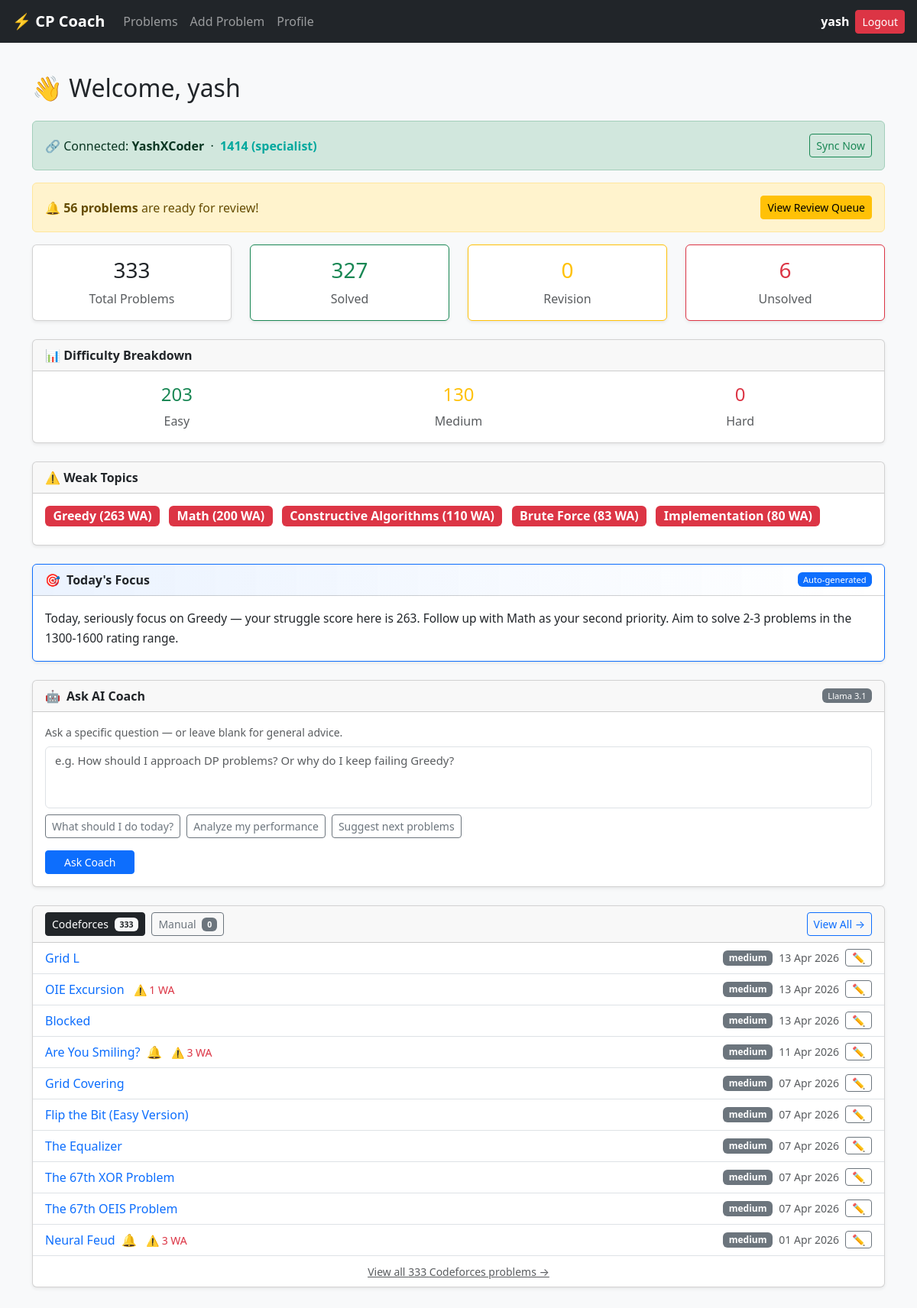
The app's page / (signed in) with its own data.
### core/models.py (models this page shows, shortened)
class UserProfile(models.Model):
    user = models.OneToOneField(User, on_delete=models.CASCADE, related_name='profile')
    cf_handle = models.CharField(max_length=100, blank=True)
    last_synced = models.DateTimeField(null=True, blank=True)
    last_cf_submission_id = models.BigIntegerField(null=True, blank=True)
    cf_rating = models.IntegerField(null=True, blank=True)
    cf_rank = models.CharField(max_length=50, blank=True)

class Topic(models.Model):
    name = models.CharField(max_length=100, unique=True)

class UserProblem(models.Model):
    STATUS_CHOICES = [
        ('unsolved', 'Unsolved'),
        ('solved', 'Solved'),
        ('revision', 'Revision'),
    ]
    user = models.ForeignKey(User, on_delete=models.CASCADE, related_name='user_problems')
    problem = models.ForeignKey(Problem, on_delete=models.CASCADE)
    status = models.CharField(max_length=20, choices=STATUS_CHOICES, default='unsolved')
    is_favorite = models.BooleanField(default=False)
    wrong_attempts = models.IntegerField(default=0)
    last_practiced = models.DateTimeField(null=True, blank=True)
    notes = models.TextField(blank=True)
    review_priority = models.IntegerField(default=0)
    class Meta:
        unique_together = ('user', 'problem')

class Problem(models.Model):
    title = models.CharField(max_length=255)
    platform = models.ForeignKey(Platform, on_delete=models.CASCADE)
    problem_code = models.CharField(max_length=100)
    DIFFICULTY_CHOICES = [
    ('easy', 'Easy'),
    ('medium', 'Medium'),
    ('hard', 'Hard'),
    ]
    difficulty = models.CharField(
        max_length=20,
        choices=DIFFICULTY_CHOICES
    )
    rating = models.IntegerField(null=True, blank=True)
    link = models.URLField()
    topics = models.ManyToManyField(Topic, related_name='problems')
    created_at = models.DateTimeField(auto_now_add=True)
    class Meta:
        unique_together = ('platform', 'problem_code')

### core/views/dashboard.py (the view)
# urls.py: path('', views.dashboard, name='dashboard'),
@login_required
def dashboard(request):
    user_problems = UserProblem.objects.filter(user=request.user)\
        .select_related('problem', 'problem__platform')\
        .prefetch_related('problem__topics')
    total = user_problems.count()
    solved = user_problems.filter(status='solved').count()
    revision = user_problems.filter(status='revision').count()
    unsolved = user_problems.filter(status='unsolved').count()
    easy = user_problems.filter(problem__difficulty='easy').count()
    medium = user_problems.filter(problem__difficulty='medium').count()
    hard = user_problems.filter(problem__difficulty='hard').count()
    weak_topics = get_weak_topics(user_problems)
    today_focus = get_rule_based_suggestion(weak_topics)  # rule-based, free
    recent = user_problems.order_by('-last_practiced')[:10]
    bell_count = user_problems.filter(review_priority__gt=50).count()
    profile = request.user.profile
    has_cf_handle = bool(profile.cf_handle)
    default_tab = 'cf' if has_cf_handle else 'manual'
    active_tab = request.GET.get('tab', default_tab)
    cf_problems = user_problems\
        .exclude(problem__platform__slug='manual')\
        .order_by('-last_practiced')[:10]
    manual_problems = user_problems\
        .filter(problem__platform__slug='manual')\
        .order_by('-last_practiced')
    cf_count = user_problems.exclude(problem__platform__slug='manual').count()
    manual_count = user_problems.filter(problem__platform__slug='manual').count()
    cf_color = get_cf_color(profile.cf_rank) if profile.cf_rank else None
    return render(request, 'core/dashboard.html', {
        'total': total,
        'solved': solved,
        'revision': revision,
        'unsolved': unsolved,
        'easy': easy,
        'medium': medium,
        'hard': hard,
        'weak_topics': weak_topics,
        'recent': recent,
        'bell_count': bell_count,
        'has_cf_handle': has_cf_handle,
        'profile': profile,
        'active_tab': active_tab,
        'cf_problems': cf_problems,
        'manual_problems': manual_problems,
        'cf_count': cf_count,
        'manual_count': manual_count,
        'cf_color': cf_color,
        'today_focus': today_focus,
    })

### core/cf_api.py (called while the page is built)
def get_cf_color(rank):
    if not rank:
        return "#000000"
    rank = rank.lower()
    if "legendary" in rank:
        return "#FF0000"
    elif "international" in rank and "grandmaster" in rank:
        return "#FF0000"
    elif "grandmaster" in rank:
        return "#FF0000"
    elif "international" in rank and "master" in rank:
        return "#FF8C00"
    elif "master" in rank:
        return "#FF8C00"
    elif "candidate" in rank:
        return "#AA00AA"
    elif "expert" in rank:
        return "#0000FF"
    elif "specialist" in rank:
        return "#03A89E"
    elif "pupil" in rank:
        return "#008000"
    else:
        return "#808080"  # newbie

### core/utils/ai_coach.py (called while the page is built)
def get_rule_based_suggestion(weak_topics):
    if not weak_topics:
        return None
    top = weak_topics[0]
    topic_name = top[0]
    score = top[1]
    second_line = ""
    if len(weak_topics) >= 2:
        second_line = f" Follow up with {weak_topics[1][0]} as your second priority."
    if score >= 10:
        intensity = "seriously focus on"
    elif score >= 5:
        intensity = "practice"
    else:
        intensity = "revisit"
    return (
        f"Today, {intensity} {topic_name} — your struggle score here is {score}."
        f"{second_line} "
        f"Aim to solve 2-3 problems in the 1300-1600 rating range."
    )

### core/utils/topics.py (called while the page is built)
def get_weak_topics(user_problems):
    topic_wrong_attempts = defaultdict(int)
    topic_problem_count = defaultdict(int)
    for up in user_problems.filter(status__in=['solved', 'revision']):
        for topic in up.problem.topics.all():
            topic_problem_count[topic.name] += 1
            topic_wrong_attempts[topic.name] += up.wrong_attempts
    weak = {
        topic: score
        for topic, score in topic_wrong_attempts.items()
        if topic_problem_count[topic] >= 2 and score > 0
    }
    return sorted(weak.items(), key=lambda x: x[1], reverse=True)[:5]

### core/templates/core/dashboard.html (shortened to what this page needs)
{% extends "base.html" %}
{% block content %}
<div class="container mt-4">
  <h2 class="mb-4">👋 Welcome, {{ user.username }}</h2>
  {% if has_cf_handle %}
    <div class="alert alert-success d-flex justify-content-between align-items-center">
      <span>🔗 Connected: <strong>{{ profile.cf_handle }}</strong>
        {% if profile.cf_rating %}
          &nbsp;·&nbsp;
          <strong style="color: {{ cf_color }}">
            {{ profile.cf_rating }} ({{ profile.cf_rank }})
          </strong>
        {% endif %}
      </span>
      <a href="{% url 'profile' %}" class="btn btn-sm btn-outline-success">Sync Now</a>
    </div>
  {% else %}
    <div class="alert alert-warning">
      ⚠️ Codeforces handle not connected —
      <a href="{% url 'profile' %}">go to Profile</a> and add your handle.
    </div>
  {% endif %}
  {% if bell_count > 0 %}
    <div class="alert alert-warning d-flex justify-content-between align-items-center">
      <span>🔔 <strong>{{ bell_count }} problems</strong> are ready for review!</span>
      <a href="{% url 'problem_list' %}?tab=cf&sort=priority"
         class="btn btn-sm btn-warning">View Review Queue</a>
    </div>
  {% endif %}
  <div class="row mb-4">
    <div class="col-md-3">
      <div class="card text-center shadow-sm">
        <div class="card-body">
          <h3>{{ total }}</h3>
          <p class="mb-0 text-muted">Total Problems</p>
        </div>
      </div>
    </div>
    <div class="col-md-3">
      <div class="card text-center shadow-sm border-success">
        <div class="card-body">
          <h3 class="text-success">{{ solved }}</h3>
          <p class="mb-0 text-muted">Solved</p>
        </div>
      </div>
    </div>
    <div class="col-md-3">
      <div class="card text-center shadow-sm border-warning">
        <div class="card-body">
          <h3 class="text-warning">{{ revision }}</h3>
          <p class="mb-0 text-muted">Revision</p>
        </div>
      </div>
    </div>
    <div class="col-md-3">
      <div class="card text-center shadow-sm border-danger">
        <div class="card-body">
          <h3 class="text-danger">{{ unsolved }}</h3>
          <p class="mb-0 text-muted">Unsolved</p>
        </div>
      </div>
    </div>
  </div>
  <div class="card mb-4 shadow-sm">
    <div class="card-header fw-semibold">📊 Difficulty Breakdown</div>
    <div class="card-body">
      <div class="row text-center">
        <div class="col">
          <h4 class="text-success">{{ easy }}</h4>
          <p class="text-muted mb-0">Easy</p>
        </div>
        <div class="col">
          <h4 class="text-warning">{{ medium }}</h4>
          <p class="text-muted mb-0">Medium</p>
        </div>
        <div class="col">
          <h4 class="text-danger">{{ hard }}</h4>
          <p class="text-muted mb-0">Hard</p>
        </div>
      </div>
    </div>
  </div>
  <div class="card mb-4 shadow-sm">
    <div class="card-header fw-semibold">⚠️ Weak Topics</div>
    <div class="card-body">
      {% if weak_topics %}
        {% for topic, score in weak_topics %}
          <span class="badge bg-danger me-2 mb-2 fs-6">
            {{ topic }} ({{ score }} WA)
          </span>
        {% endfor %}
      {% endif %}
    </div>
  </div>
  {% if today_focus %}
  <div class="card mb-4 shadow-sm border-primary">
    <div class="card-header fw-semibold d-flex align-items-center gap-2"
         style="background: linear-gradient(90deg, #0d6efd15, transparent);">
      🎯 <span>Today's Focus</span>
      <span class="badge bg-primary ms-auto" style="font-size: 0.7rem; font-weight: 500;">
        Auto-generated
      </span>
    </div>
    <div class="card-body">
      <p class="mb-0" style="line-height: 1.7; font-size: 0.97rem;">
        {{ today_focus }}
      </p>
    </div>
  </div>
  {% endif %}
  <div class="card mb-4 shadow-sm" id="ai-coach-card">
    <div class="card-header fw-semibold d-flex align-items-center gap-2">
      🤖 <span>Ask AI Coach</span>
      <span class="badge bg-secondary ms-auto" style="font-size: 0.7rem; font-weight: 500;">
        Llama 3.1
      </span>
    </div>
    <div class="card-body">
      <p class="text-muted mb-2" style="font-size: 0.88rem;">
        Ask a specific question — or leave blank for general advice.
      </p>
      <textarea
        id="coach-question"
        class="form-control mb-2"
        rows="3"
        placeholder="e.g. How should I approach DP problems? Or why do I keep failing Greedy?"
        style="resize: none; font-size: 0.93rem;"
      ></textarea>
      <div class="d-flex flex-wrap gap-2 mb-3">
        <button class="btn btn-outline-secondary btn-sm ai-btn" data-q="What should I do today?">
          What should I do today?
        </button>
        <button class="btn btn-outline-secondary btn-sm ai-btn" data-q="Analyze my performance based on weak topics">
          Analyze my performance
        </button>
        <button class="btn btn-outline-secondary btn-sm ai-btn" data-q="Suggest next problems for me">
          Suggest next problems
        </button>
      </div>
      <button class="btn btn-primary btn-sm px-4" id="ask-coach-btn">
        Ask Coach
      </button>
    </div>
  </div>
  <div class="card shadow-sm mb-4">
    <div class="card-header d-flex justify-content-between align-items-center">
      <div>
        {% if has_cf_handle %}
          <a href="?tab=cf"
             class="btn btn-sm me-1 {% if active_tab == 'cf' %}btn-dark{% else %}btn-outline-secondary{% endif %}">
            Codeforces
            <span class="badge ms-1 {% if active_tab == 'cf' %}bg-light text-dark{% else %}bg-secondary{% endif %}">
              {{ cf_count }}
            </span>
          </a>
        {% endif %}
        <a href="?tab=manual"
           class="btn btn-sm {% if active_tab == 'manual' %}btn-dark{% else %}btn-outline-secondary{% endif %}">
          Manual
          <span class="badge ms-1 {% if active_tab == 'manual' %}bg-light text-dark{% else %}bg-secondary{% endif %}">
            {{ manual_count }}
          </span>
        </a>
      </div>
      <div>
        <a href="{% url 'problem_list' %}?tab={{ active_tab }}"
           class="btn btn-sm btn-outline-primary">View All →</a>
      </div>
    </div>
    <div class="card-body p-0">
      {% if active_tab == 'cf' %}
        {% if cf_problems %}
          <ul class="list-group list-group-flush">
            {% for up in cf_problems %}
              <li class="list-group-item d-flex justify-content-between align-items-center">
                <div>
                  <a href="{{ up.problem.link }}" target="_blank" class="text-decoration-none">
                    {{ up.problem.title }}
                  </a>
                  {% if up.review_priority > 30 %}
                    <span title="Review recommended" class="ms-1">🔔</span>
                  {% endif %}
                  {% if up.wrong_attempts > 0 %}
                    <small class="text-danger ms-2">⚠️ {{ up.wrong_attempts }} WA</small>
                  {% endif %}
                </div>
                <div class="d-flex align-items-center gap-2">
                  <span class="badge bg-secondary">{{ up.problem.difficulty }}</span>
                  <small class="text-muted">{{ up.last_practiced|date:"d M Y" }}</small>
                  <a href="{% url 'edit_problem' up.pk %}"
                     class="btn btn-sm btn-outline-secondary py-0 px-2">✏️</a>
                </div>
              </li>
            {% endfor %}
          </ul>
          <div class="text-center py-2 border-top">
            <a href="{% url 'problem_list' %}?tab=cf" class="text-muted small">
              View all {{ cf_count }} Codeforces problems →
            </a>
          </div>
        {% else %}
          <div class="p-4 text-center text-muted">
            No Codeforces problems found — <a href="{% url 'profile' %}">sync your submissions!</a>
          </div>
        {% endif %}
      {% endif %}
    </div>
  </div>
</div>
{% endblock %}

### core/templates/base.html (shortened to what this page needs)
{% load static %}
<!DOCTYPE html>
<html lang="en">
<head>
  <link href="https://cdn.jsdelivr.net/npm/bootstrap@5.3.0/dist/css/bootstrap.min.css" rel="stylesheet">
</head>
<body class="bg-light">
  <nav class="navbar navbar-expand-lg navbar-dark bg-dark px-3">
    <a class="navbar-brand fw-bold" href="{% url 'dashboard' %}">⚡ CP Coach</a>
    <div class="collapse navbar-collapse">
      <ul class="navbar-nav me-auto">
        <li class="nav-item">
          <a class="nav-link" href="{% url 'problem_list' %}">Problems</a>
        </li>
        <li class="nav-item">
          <a class="nav-link" href="{% url 'add_problem' %}">Add Problem</a>
        </li>
        <li class="nav-item">
          <a class="nav-link" href="{% url 'profile' %}">Profile</a>
        </li>
      </ul>
      <ul class="navbar-nav ms-auto align-items-center gap-2">
        {% if user.is_authenticated %}
          <li class="nav-item">
            <span class="text-white fw-semibold">{{ user.username }}</span>
          </li>
          <li class="nav-item">
            <form method="POST" action="{% url 'logout' %}"
                  onsubmit="return confirm('Are you sure you want to logout?')">
              <button type="submit" class="btn btn-danger btn-sm">Logout</button>
            </form>
          </li>
        {% else %}
          <li class="nav-item">
            <a class="nav-link" href="{% url 'login' %}">Login</a>
          </li>
        {% endif %}
      </ul>
    </div>
  </nav>
  <div id="toast-container" class="position-fixed top-0 end-0 p-3" style="z-index: 9999;"></div>
  <main class="py-3">
    {% block content %}{% endblock %}
  </main>
</body>
</html>

### records on screen
UserProfile: cf_handle "YashXCoder", cf_rating "1414", cf_rank "specialist"
Topic: weak_topics "Greedy"
Topic: weak_topics "Math"
Topic: weak_topics "Constructive Algorithms"
Topic: weak_topics "Brute Force"
Topic: weak_topics "Implementation"
UserProblem: problem "Grid L", problem.difficulty "medium", last_practiced "13 Apr 2026"
UserProblem: problem "OIE Excursion", wrong_attempts "1", problem.difficulty "medium", last_practiced "13 Apr 2026"
UserProblem: problem "Blocked", problem.difficulty "medium", last_practiced "13 Apr 2026"
UserProblem: problem "Are You Smiling?", wrong_attempts "3", problem.difficulty "medium", last_practiced "11 Apr 2026"
UserProblem: problem "Grid Covering", problem.difficulty "medium", last_practiced "07 Apr 2026"
UserProblem: problem "Flip the Bit (Easy Version)", problem.difficulty "medium", last_practiced "07 Apr 2026"
UserProblem: problem "The Equalizer", problem.difficulty "medium", last_practiced "07 Apr 2026"
UserProblem: problem "The 67th XOR Problem", problem.difficulty "medium", last_practiced "07 Apr 2026"
UserProblem: problem "The 67th OEIS Problem", problem.difficulty "medium", last_practiced "07 Apr 2026"
UserProblem: problem "Neural Feud", wrong_attempts "3", problem.difficulty "medium", last_practiced "01 Apr 2026"

### other values on screen
{{ user.username }} "yash"
{{ bell_count }} "56"
{{ total }} "333"
{{ solved }} "327"
{{ revision }} "0"
{{ unsolved }} "6"
{{ easy }} "203"
{{ medium }} "130"
{{ hard }} "0"
{{ score }} "263" "200" "110" "83" "80"
{{ today_focus }} "Today, seriously focus on Greedy — your struggle score here is 263. Follow up with Math as your second priority. Aim to solve 2-3 problems in the 1300-1600 rating range."
{{ cf_count }} "333"
{{ manual_count }} "0"
